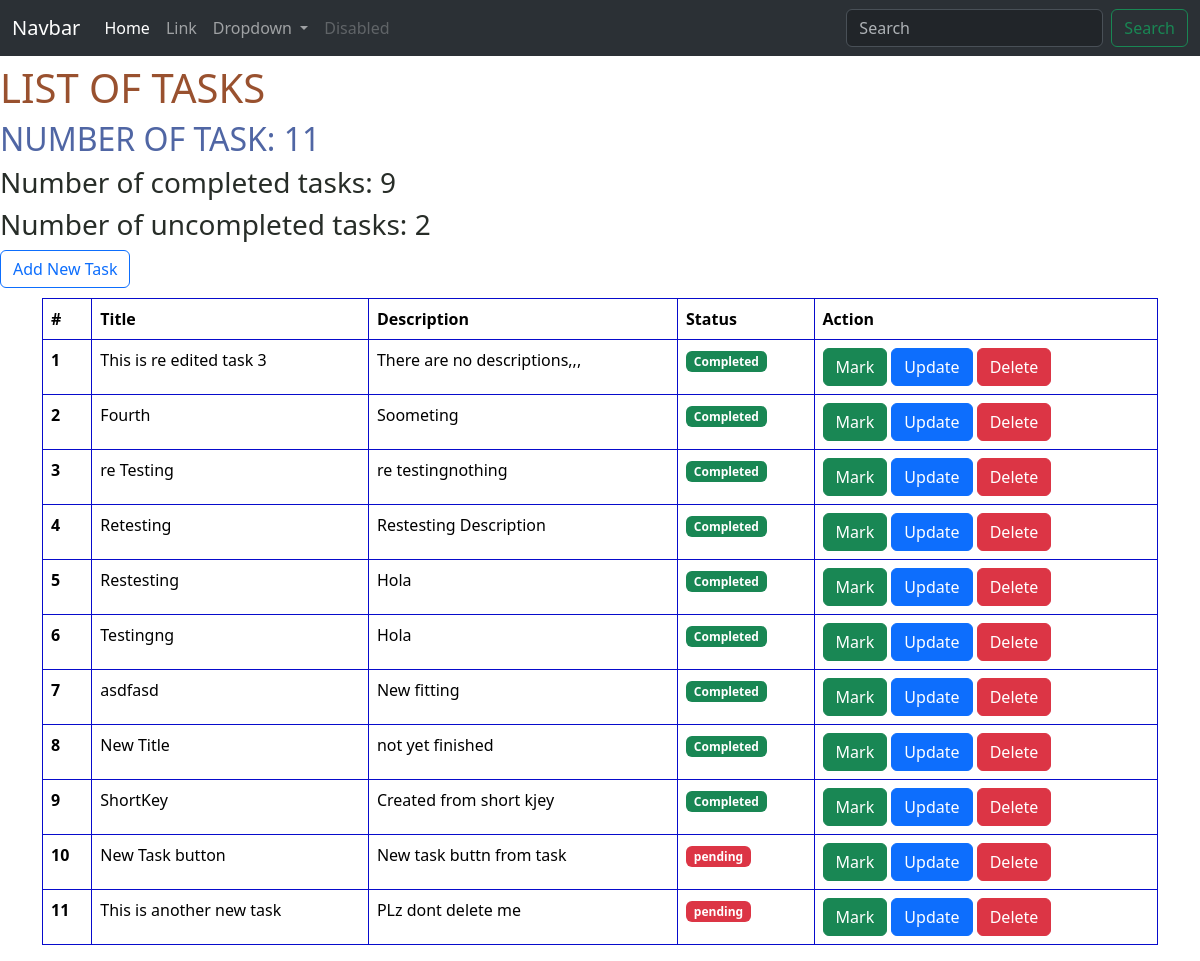
Page /task/ on the earlier database version.
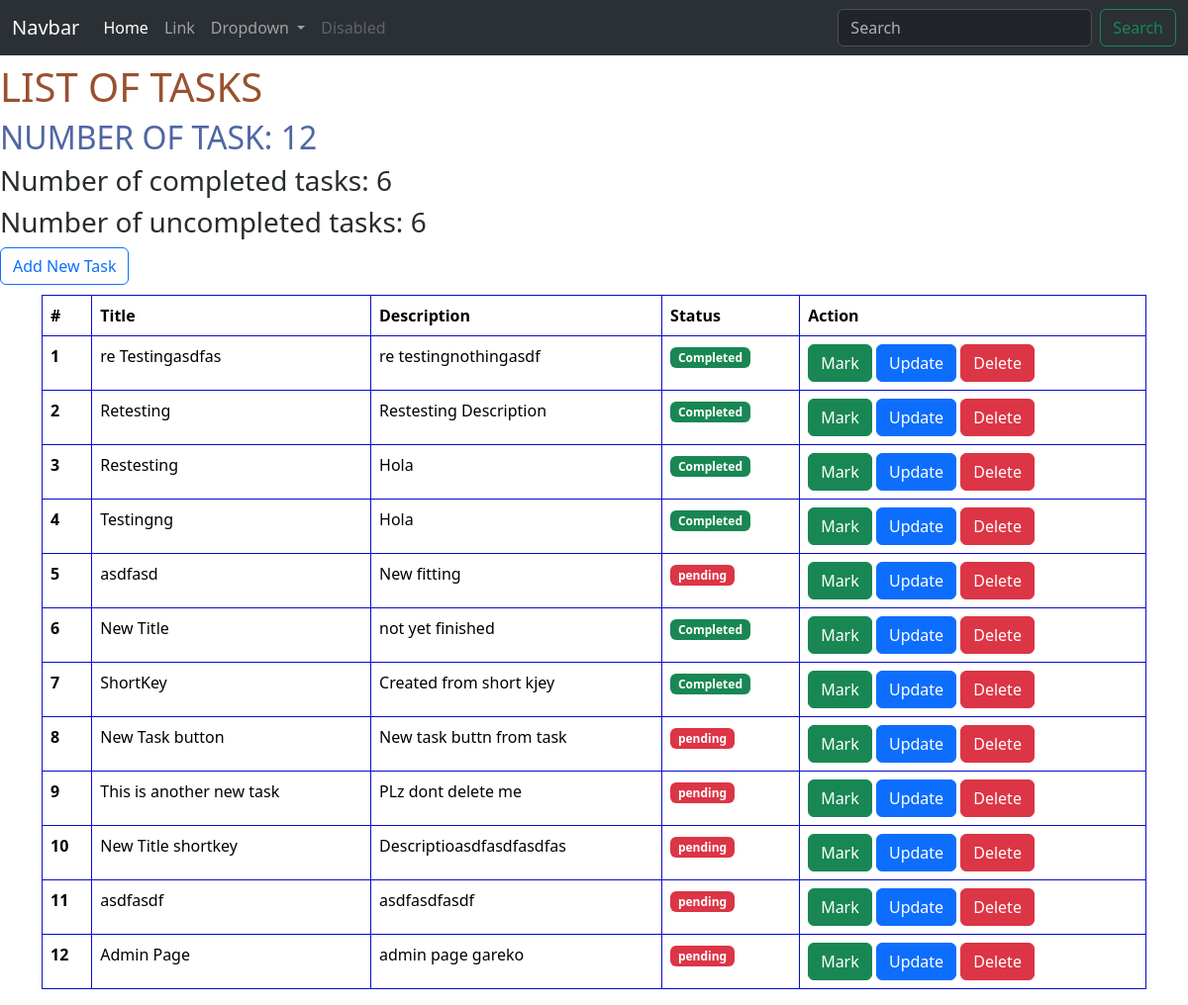
Same page on the later database version.
### base/models.py (models this page shows, shortened)
class Todolist(models.Model):
    title = models.CharField(max_length=300)
    description = models.TextField()
    is_completed = models.BooleanField(default=False)

### base/views.py (the view)
# urls.py: path('task/', list),
def list(request):
    obj = Todolist.objects.all()
    tasks = obj.all()
    all = obj.all().count()
    completed = obj.filter(is_completed=True).count()
    pending = obj.filter(is_completed=False).count()
    context = {
        "tasks" : tasks,
        "all" : all,
        "completed" : completed,
        "pending" : pending,
    }
    return render(request,'task.html',context)

### templates/task.html (shortened to what this page needs)
{% extends "base.html" %}
{% block body %}
<h1>LIST OF TASKS</h1>
<h2>NUMBER OF TASK: {{all}}</h2>
<h3>Number of completed tasks: {{completed}}</h3>
<h3>Number of uncompleted tasks: {{pending}}</h3>
<h5><a href = 'create/' class="btn btn-outline-primary">Add New Task</a></h5>
<div class="container">
    <table class="table">
        <thead>
          <tr>
            <th scope="col">#</th>
            <th scope="col">Title</th>
            <th scope="col">Description</th>
            <th scope="col">Status</th>
            <th scope="col">Action</th>
          </tr>
        </thead>
        <tbody>
          {% for task in tasks %}
        <tr>
            <th scope="row">{{forloop.counter}}</th>
            <td>{{task.title}}</td>
            <td>{{task.description}}</td>
            <td>
               {% if task.is_completed %}
               <span class="badge bg-success">Completed</span>
               {% else %}
               <span class="badge bg-danger">pending</span>
                {% endif %}
            </td>
            <td>
              <a href = "{{task.pk}}" class="btn btn-success">Mark</a>
              <a href="{{task.pk}}/edit/" class="btn btn-primary" onclick="return confirm('Are you sure you want to edit this task?')">Update</a>
              <a href="/task/{{task.pk}}/delete/"  type="submit" class="btn btn-danger" onclick="return confirm('Are you sure you want to edit this task?')">Delete</a>
            </td>
        </tr>
        {% endfor %}
    </tbody>
  </table>
{% endblock body %}

### templates/base.html (shortened to what this page needs)
<!DOCTYPE html>
<html lang="en">
<head>
    <link href="https://cdn.jsdelivr.net/npm/bootstrap@5.3.5/dist/css/bootstrap.min.css" rel="stylesheet">
</head>
<body>
    <nav class="navbar navbar-expand-lg bg-body-tertiary" data-bs-theme="dark">
        <div class="container-fluid">
          <a class="navbar-brand" href="#">Navbar</a>
          <div class="collapse navbar-collapse" id="navbarSupportedContent">
            <ul class="navbar-nav me-auto mb-2 mb-lg-0">
              <li class="nav-item">
                <a class="nav-link active" aria-current="page" href="#">Home</a>
              </li>
              <li class="nav-item">
                <a class="nav-link" href="#">Link</a>
              </li>
              <li class="nav-item dropdown">
                <a class="nav-link dropdown-toggle" href="#" role="button" data-bs-toggle="dropdown" aria-expanded="false">
                  Dropdown
                </a>
              </li>
              <li class="nav-item">
                <a class="nav-link disabled" aria-disabled="true">Disabled</a>
              </li>
            </ul>
            <form class="d-flex" role="search">
              <input class="form-control me-2" type="search" placeholder="Search" aria-label="Search">
              <button class="btn btn-outline-success" type="submit">Search</button>
            </form>
          </div>
        </div>
      </nav>
        <h1>{% block body %}{% endblock body %}</h1>
    </body>
</html>

### templates/task.html (style rules this page uses)
h5 { position: absolute; left: 100 px; top: 100 px; }
h1 { color:rgba(134, 49, 9, 0.849); }
h2 { color:rgba(17, 47, 131, 0.733); }
h3 { color:rgba(0, 7, 1, 0.849); }
thead { color:rgb(238, 54, 8); }
tbody { color:rgb(165, 4, 4); }
table, th, td { border: 1px solid rgb(8, 11, 204); }

Differences in the rows shown:
removed Todolist: title "This is re edited task 3", description "There are no descriptions,,,", is_completed "Completed"
removed Todolist: title "Fourth", description "Soometing", is_completed "Completed"
changed Todolist: title "re Testing" → "re Testingasdfas"; description "re testingnothing" → "re testingnothingasdf"
changed Todolist "asdfasd": is_completed "Completed" → "pending"
added Todolist: title "New Title shortkey", description "Descriptioasdfasdfasdfas", is_completed "pending"
added Todolist: title "asdfasdf", description "asdfasdfasdf", is_completed "pending"
added Todolist: title "Admin Page", description "admin page gareko", is_completed "pending"
Other differences:
{{ all }}: "11" → "12"
{{ completed }}: "9" → "6"
{{ pending }}: "2" → "6"
